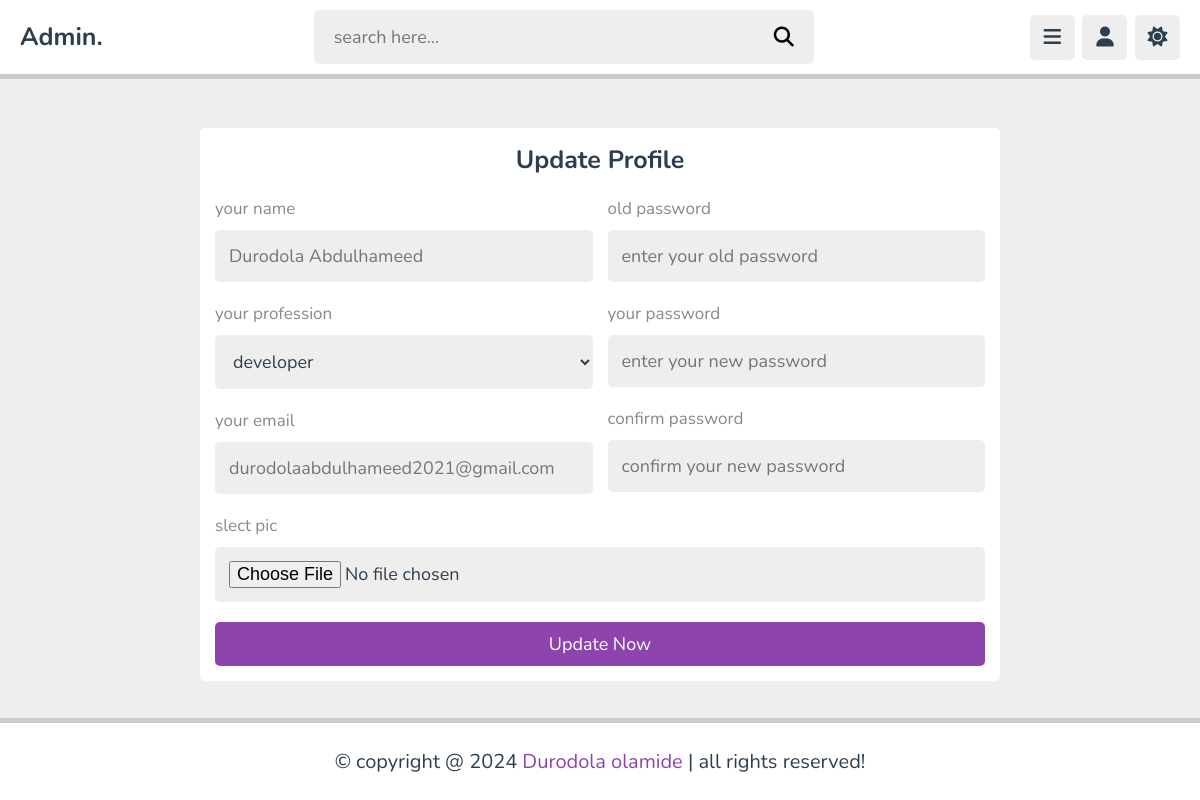
The app's page /admin/update.php (signed in) with its own data.
### tables this page shows
CREATE TABLE `tutors` (
  `id` varchar(20) NOT NULL,
  `name` varchar(50) NOT NULL,
  `profession` varchar(50) NOT NULL,
  `email` varchar(50) NOT NULL,
  `password` varchar(50) NOT NULL,
  `image` varchar(100) NOT NULL
);

### admin/update.php (the view, shortened to what this page needs)
<?php
include '../components/connect.php';
?>
<!DOCTYPE html>
<html lang="en">
<head>
    <link rel="stylesheet" href="https://cdnjs.cloudflare.com/ajax/libs/font-awesome/6.2.0/css/all.min.css">
    <link rel="stylesheet" href="../css/admin_style.css">
</head>
<body>
    <?php include '../components/admin_header.php'; ?>
    <section class="form-container">
    <form action="" method="post" enctype="multipart/form-data">
            <h3>update profile</h3>
            <div class="flex">
                <div class="col">
                    <p>your name</p>
                    <input type="text" name="name" maxlength="50" id=""  placeholder="<?= $fetch_profile['name']; ?>" class="box">
                    <p>your profession</p>
                    <select name="profession" class="box" id="">
                        <option value="" selected><?= $fetch_profile['profession']; ?></option>
                    </select>
                    <p>your email</p>
                    <input type="email" name="email" maxlength="50" id=""  placeholder="<?= $fetch_profile['email']; ?>" class="box">
                </div>
                <div class="col">
                <p>old password</p>
                    <input type="password" name="old_pass" maxlength="20" id=""  placeholder="enter your old password" class="box">
                    <p>your password</p>
                    <input type="password" name="new_pass" maxlength="20" id=""  placeholder="enter your new password" class="box">
                    <p>confirm password</p>
                    <input type="password" name="c_pass" maxlength="20" id=""  placeholder="confirm your new password" class="box">
                </div>
            </div>
            <p>slect pic</p>
                    <input type="file" name="image" class="box"  accept="image/*" id="">
            <input type="submit" name="submit" class="btn" value="update now">
        </form>
        </section>
    <?php include '../components/admin_footer.php'; ?>
</body>
</html>

### css/admin_style.css (style rules this page uses)
:root { --main-color: #8e44ad; --red: #e74c3c; --orange: #f39c12; --white: #fff; --black: #2c3e50; --light-color: #888; --light-bg: #eee; --border: .5rem solid rgba(0,0,0,.2); }
* { font-family: 'Nunito', sans-serif; margin: 0; padding: 0; box-sizing: border-box; outline: none; border: none; text-decoration: none; }
html { font-size: 62.5%; overflow-x: hidden; }
body { background-color: var(--light-bg); padding-bottom: 9rem; padding-left: 30rem; }
section { padding: 2rem; margin: 0 auto; max-width: 1200px; }
.btn, .option-btn, .delete-btn, .inline-btn, .inline-option-btn, .inline-delete-btn { border-radius: .5rem; padding: 1rem 3rem; font-size: 1.8rem; color: #fff; margin-top: 1rem; text-transform: capitalize; cursor: pointer; text-align: center; }
.btn, .option-btn, .delete-btn { display: block; width: 100%; }
.btn, .inline-btn { background-color: var(--main-color); }
.form-container { min-height: calc(100vh - 17rem); display: flex; align-items: center; justify-content: center; }
.form-container form { width: 80rem; background-color: var(--white); border-radius: .5rem; padding: 1.5rem; margin-top: 2rem; }
.form-container form h3 { font-size: 2.5rem; text-align: center; color: var(--black); margin-bottom: 1rem; text-transform: capitalize; }
.form-container form .flex { display: flex; gap: 1.5rem; flex-wrap: wrap; }
.form-container form .flex .col { flex: 1 1 35rem; }
.form-container form p { padding-top: 1rem; font-size: 1.7rem; color: var(--light-color); }
.form-container form .box { width: 100%; border-radius: .5rem; margin: 1rem 0; padding: 1.4rem; font-size: 1.8rem; color: var(--black); background-color: var(--light-bg); }
@media (max-width: 1200px) { body { padding-left: 0; } }

### records on screen
tutors: name "Durodola Abdulhameed", profession "developer", email "durodolaabdulhameed2021@gmail.com"
